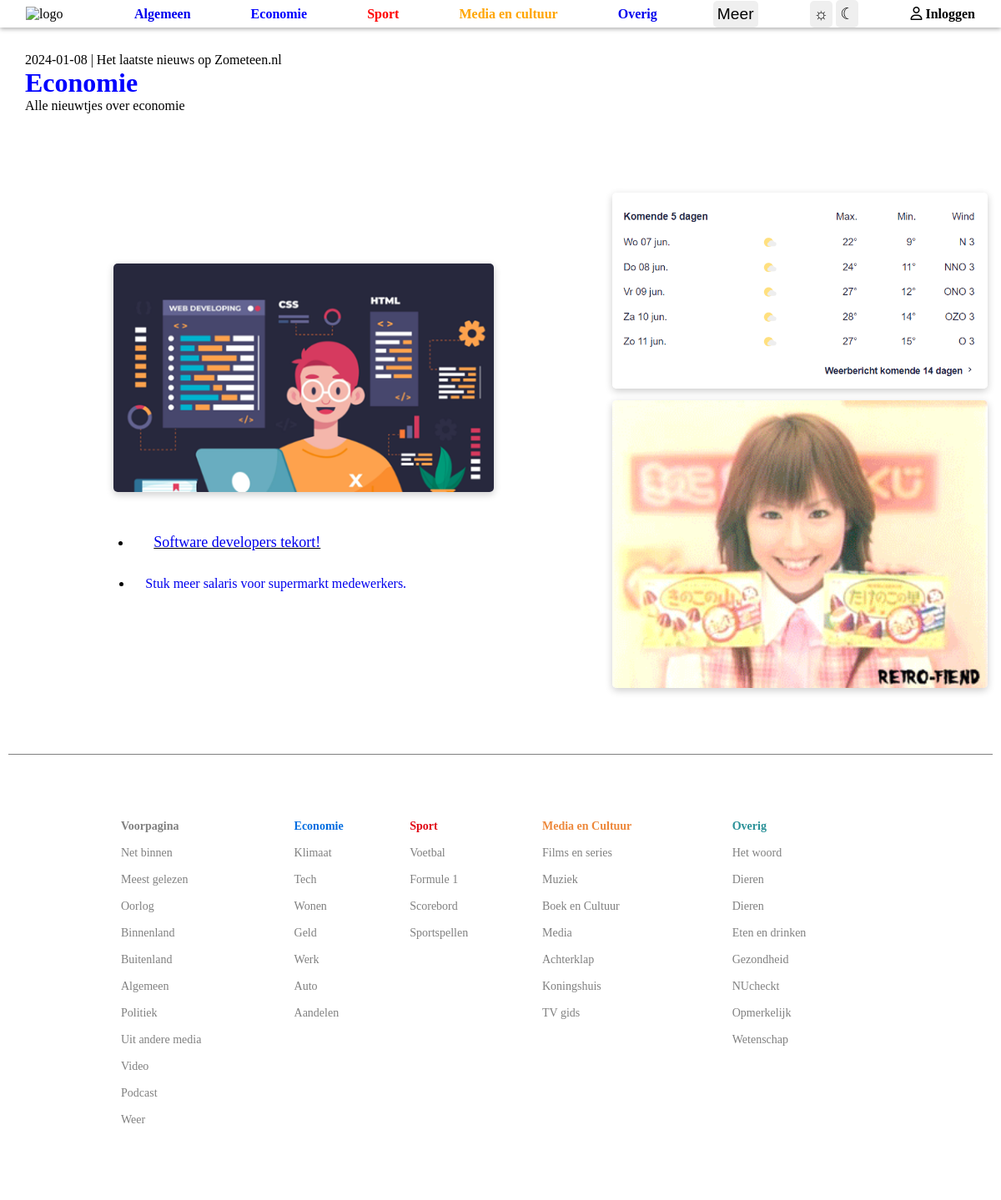
Page /economie.php on the committed database.
### tables this page shows
CREATE TABLE `nieuwsberichten` (
    id INT NOT NULL AUTO_INCREMENT PRIMARY KEY,
    titel VARCHAR(100) NOT NULL,
    categorie ENUM('economie', 'sport', 'media_en_cultuur', 'overig') NOT NULL,
    datum_geplaatst DATETIME NOT NULL,
    inhoud1 TEXT NOT NULL,
    inhoud2 TEXT NOT NULL,
    afbeelding_naam VARCHAR(100)
);

CREATE TABLE `advertenties` (
    id INT NOT NULL AUTO_INCREMENT PRIMARY KEY,
    naam VARCHAR(100) NULL,
    afbeelding_naam VARCHAR(100)
);

### database_connectie.php (called while the page is built)
<?php
$host = '127.0.0.1';
$db   = 'nieuwspagina_zometeen';
$user = 'bit_academy';
$pass = 'bit_academy';
$charset = 'utf8mb4';
$dsn = "mysql:host=$host;dbname=$db;charset=$charset";
$options = [
    PDO::ATTR_ERRMODE            => PDO::ERRMODE_EXCEPTION,
    PDO::ATTR_DEFAULT_FETCH_MODE => PDO::FETCH_ASSOC,
    PDO::ATTR_EMULATE_PREPARES   => false,
];
try {
    $pdo = new PDO($dsn, $user, $pass, $options);
} catch (PDOException $e) {
    exit('Error connecting to database: ' . $e->getMessage());
}
$random_number = rand(1, 7);
$advertensiePDO = $pdo->query("SELECT afbeelding_naam FROM advertenties WHERE id = $random_number");
$advertensie = $advertensiePDO->fetch();
?>

### economie.php (the view, shortened to what this page needs)
<!DOCTYPE html>
<html lang="nl">
<head>
    <?PHP
    include "./database_connectie.php";
    $artikelenPDO = $pdo->query("SELECT titel, id FROM nieuwsberichten WHERE
    categorie = 'economie' ORDER BY datum_geplaatst DESC");
    $afbeelding_naamPDO = $pdo ->query("SELECT afbeelding_naam FROM nieuwsberichten WHERE
    categorie = 'economie' ORDER BY datum_geplaatst DESC LIMIT 1");
    $afbeelding_naam = $afbeelding_naamPDO->fetch();
    ?>
    <link rel="stylesheet" href="style.css">
    <link rel="stylesheet" href="https://cdnjs.cloudflare.com/ajax/libs/font-awesome/6.4.0/css/all.min.css">
</head>
<body>
    <?PHP include "./header.php"; ?>
    <div class="titel">
        <p><?PHP echo date("Y-m-d") ?> | Het laatste nieuws op Zometeen.nl</p>
        <h1 class="economie">Economie</h1>
        <p>Alle nieuwtjes over economie</p>
    </div>
    <div class="algemeen">
        <div>
            <img class="news_list_afbeelding" src="afbeeldingen/nieuws_afbeeldingen/<?PHP echo $afbeelding_naam['afbeelding_naam']; ?>.png" alt="afbeelding">
            <div class="news_list">
                <ul>
                <?PHP
                while($bericht = $artikelenPDO->fetch()) {
                    echo "<li class='nieuws_titel'><a href='./nieuwsbericht.php?id=" . $bericht['id'] . "'>" . $bericht['titel'] . "</a></li>";
                }
                ?>
                </ul>
            </div>
        </div>
        <div>
            <img src="afbeeldingen/weerbericht.png" alt="weerbericht" class="algemeen_afbeelding">
            <img src="afbeeldingen/adv/<?PHP echo $advertensie['afbeelding_naam']; ?>.gif" alt="adv" class="algemeen_afbeelding">
        </div>
   </div>
   <?PHP include "./footer.php";?>
</body>
</html>

### style.css (style rules this page uses)
* { margin: 0; padding: 0; }
body { display: flex; flex-direction: column; }
div { margin: 10px; padding: 20px; }
a { text-decoration: none; padding: 5px; border-radius: 5px; }
.economie { color: blue; }
.titel { width: 310px; }
.algemeen { display: flex; flex-direction: row; justify-content: space-evenly; align-items: center; }
.algemeen>div:last-child { width: 30%; }
.nieuws_titel { padding: 10px; }
.nieuws_titel:first-child { font-size: large; text-decoration: underline; padding: 20px; }
.algemeen_afbeelding { width: 450px; border-radius: 5px; box-shadow: 0 3px 10px rgb(0 0 0 / 0.2); margin: 5px; }
.news_list_afbeelding { display: block; width: 97%; border-radius: 5px; box-shadow: 0 3px 10px rgb(0 0 0 / 0.2); margin: 5px; margin-right: auto; margin-left: auto; }

### rows in the picture
nieuwsberichten: afbeelding_naam (picture), titel "Software developers tekort!"
nieuwsberichten: titel "Stuk meer salaris voor supermarkt medewerkers."
advertenties: afbeelding_naam (picture)
